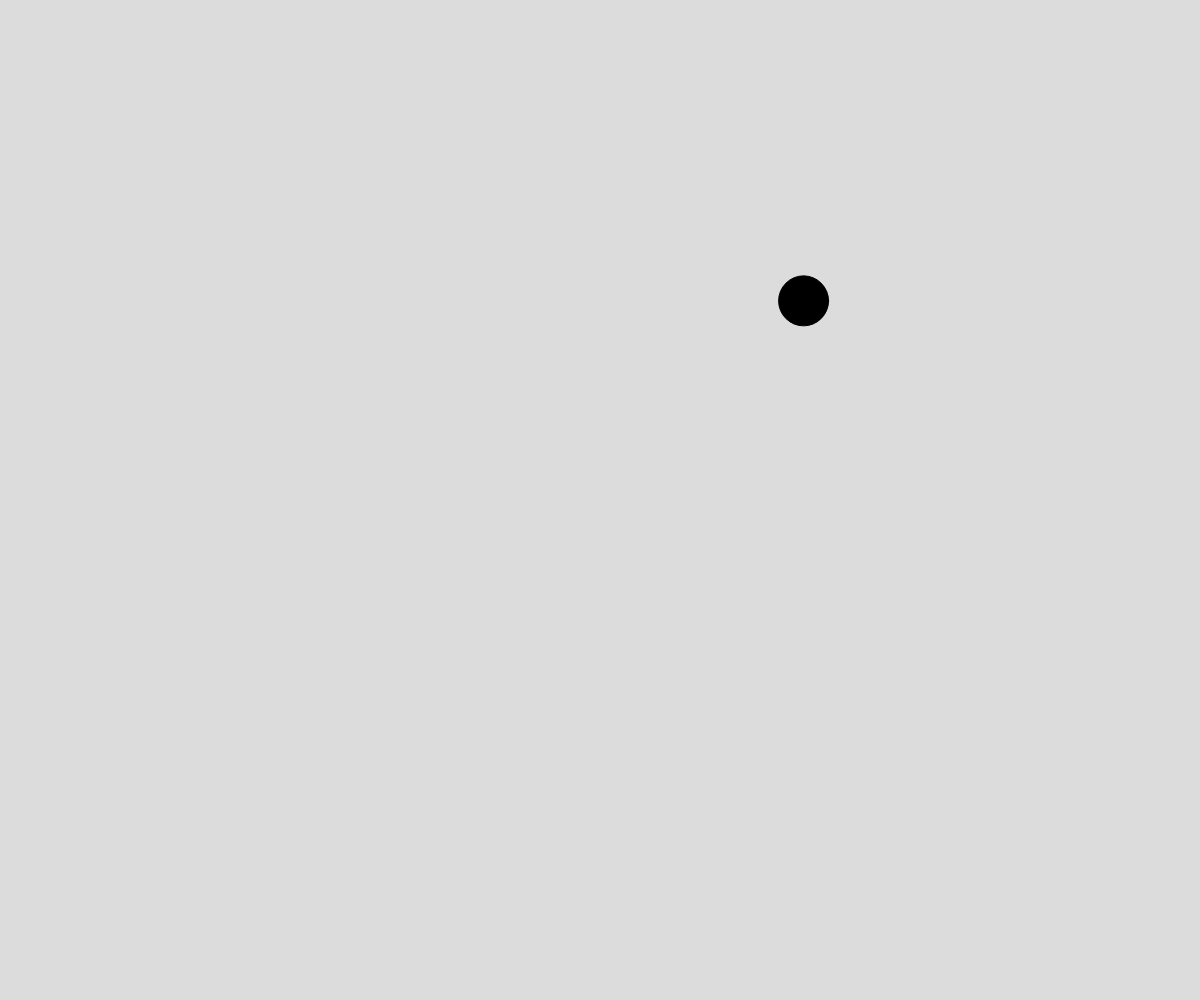
Frame 1 (no input)
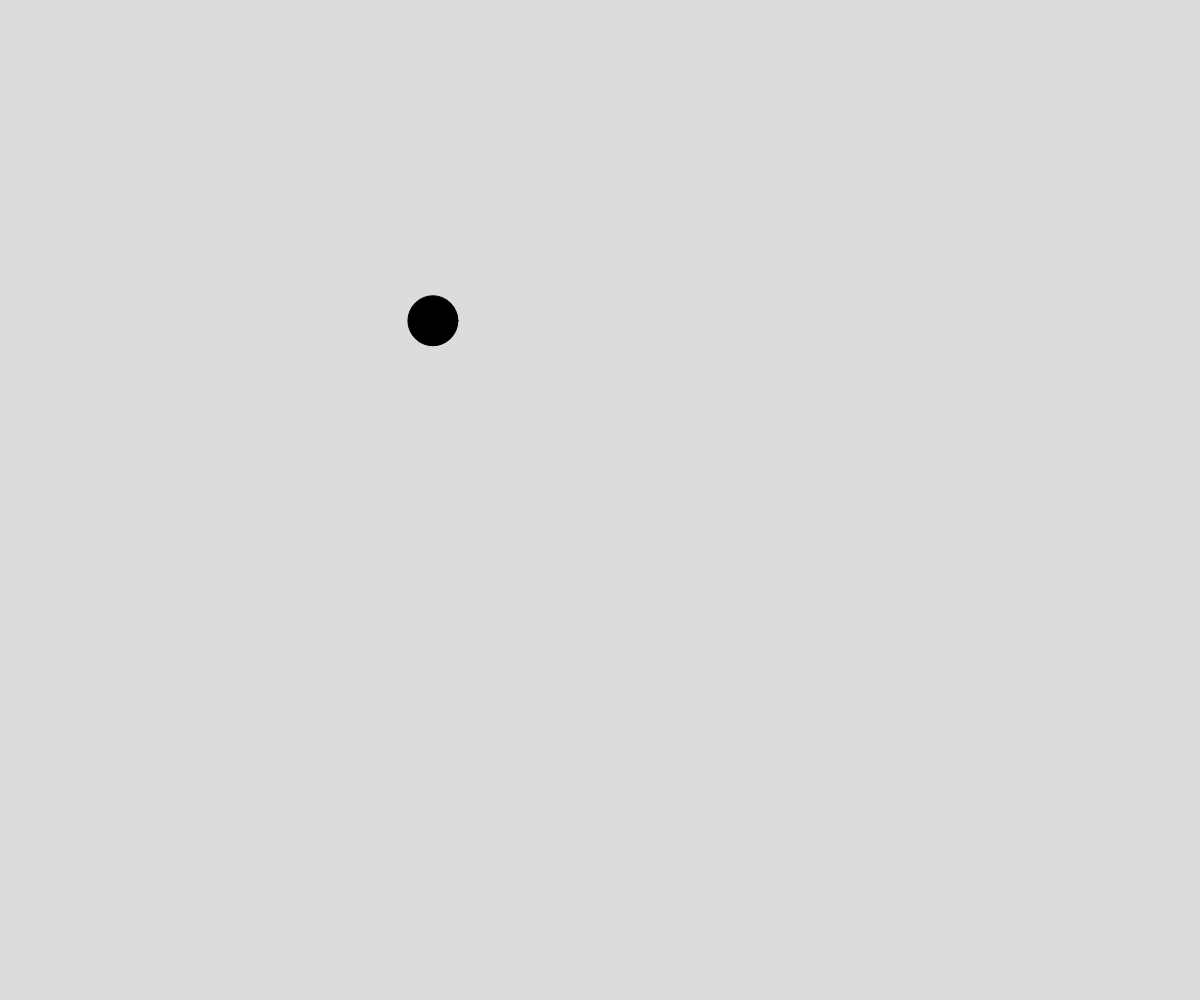
Frame 60 (no input)
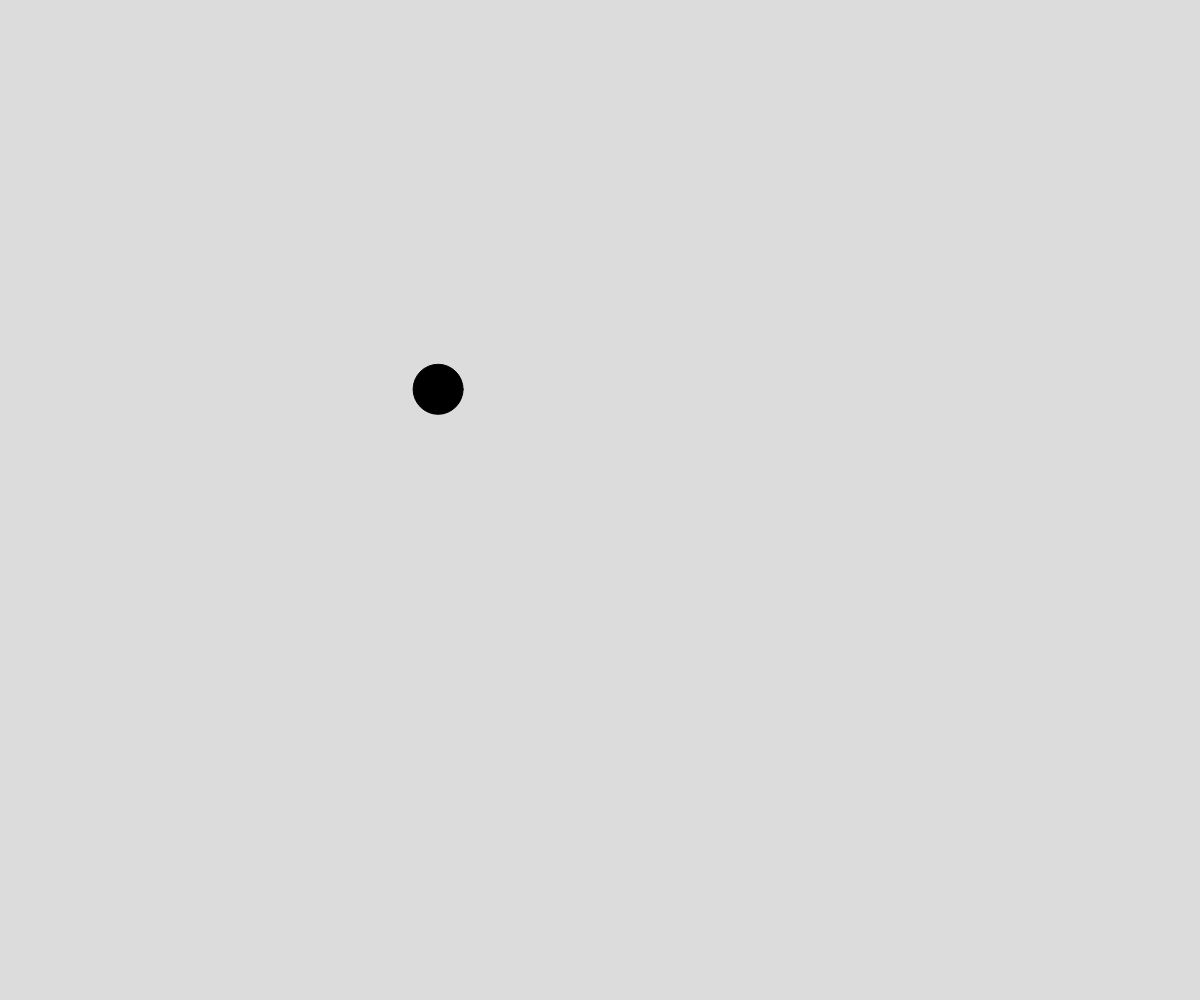
Frame 120 (the mouse pressed at the canvas centre since frame 60)

The p5.js sketch that drew these frames (run headless with seeded random() and noise() and a simulated clock; from frame 60 on, the mouse is pressed at the canvas centre):

// p5.js sketch
// ── sketch.js
// Project Title
// Your Name
// Date
//
// Extra for Experts:
// - describe what you did to take this project "above and beyond"


let x;
let y;
let time = 0;
let deltaTime = 0.01;

function setup() {
  createCanvas(windowWidth, windowHeight);
}

function draw() {
  background(220);

  fill('black');
  x = noise(time) * width;
  y = noise(time + 6) * height;
  time += deltaTime;
  circle(x, y, 50);
}
